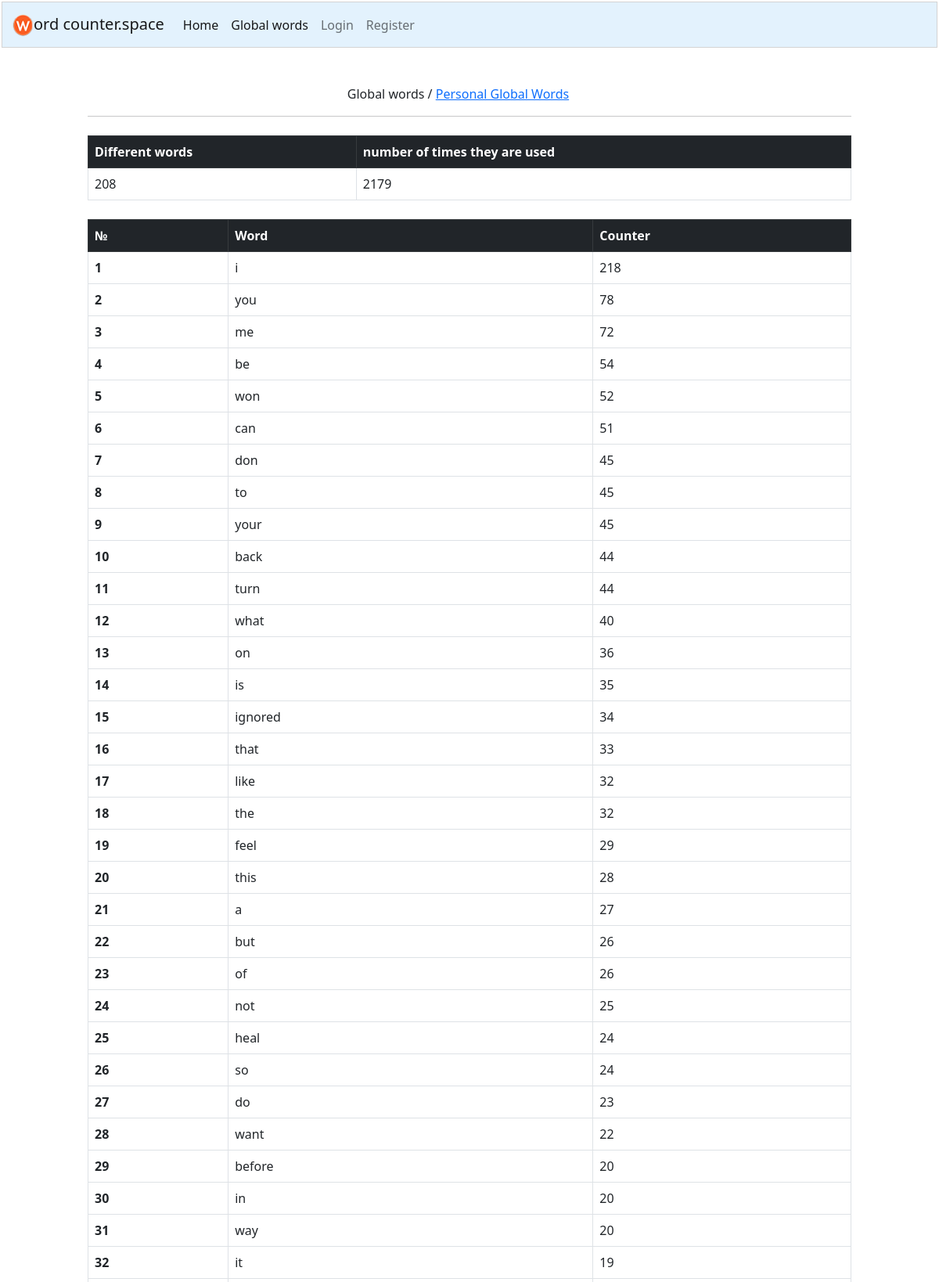
Page /global_words (upper part) on the committed database.
### words/models.py (models this page shows, shortened)
class Word(models.Model):
    word = models.CharField(max_length=150, unique=True)
    counter = models.IntegerField(default=0)   # кол-во раз это слово употребленно во всех текстах (не distinct)
    idf_ammount = models.IntegerField(default=1)  # уникальное (distinct) кол-во раз это слово встречается во всех документах
    idf = models.FloatField(default=0) # реальный idf вычесленный логарифрм

### words/views.py (the view)
# urls.py: path("global_words", views.global_words, name="global_words"),
def global_words(request):
    words = Word.objects.all().order_by('-counter', 'word')
    words_total_number = Word.objects.all().aggregate(Sum('counter'))
    return render(request, "words/global_words.html",{
        "words": words,
        "words_total_number": words_total_number,
    })

### words/templates/words/global_words.html (shortened to what this page needs)
{% extends "words/layout.html" %}
{% load static %}
{% block body %}
    <div class="container" style="width:1000px;">
        {{ message }}    <br>
        <div class="global_links" style="margin: auto; width: 32%;">
            Global words / <a href="{% url 'global_words_personal' %}">Personal Global Words</a>
        </div>
        <hr>
        <table class="table table-bordered mt-4">
            <thead class="table-dark">
                <tr>
                <th scope="col">Different words</th>
                <th scope="col">number of times they are used</th>
                </tr>
            </thead>
            <tbody>
                <tr>
                <td>{{words.count}}</th>
                <td>{{words_total_number.counter__sum}}</td>
                </tr>
            </tbody>
        </table>
        <table class="table table-bordered mt-4">
            <thead class="table-dark">
                <tr>
                <th scope="col">№</th>
                <th scope="col">Word</th>
                <th scope="col">Counter</th>
                </tr>
            </thead>
            <tbody>
            {% for i in words %}
                <tr>
                <th scope="row">{{forloop.counter}}</th>
                <td>{{i.word}}</td>
                <td>{{ i.counter }}</td>
                </tr>
            {% endfor %}
            </tbody>
        </table>
    </div>
{% endblock body %}

### rows in the picture
Word: word "i", counter "218"
Word: word "you", counter "78"
Word: word "me", counter "72"
Word: word "be", counter "54"
Word: word "won", counter "52"
Word: word "can", counter "51"
Word: word "don", counter "45"
Word: word "to", counter "45"
Word: word "your", counter "45"
Word: word "back", counter "44"
Word: word "turn", counter "44"
Word: word "what", counter "40"
Word: word "on", counter "36"
Word: word "is", counter "35"
Word: word "ignored", counter "34"
Word: word "that", counter "33"
Word: word "like", counter "32"
Word: word "the", counter "32"
Word: word "feel", counter "29"
Word: word "this", counter "28"
Word: word "a", counter "27"
Word: word "but", counter "26"
Word: word "of", counter "26"
Word: word "not", counter "25"
Word: word "heal", counter "24"
Word: word "so", counter "24"
Word: word "do", counter "23"
Word: word "want", counter "22"
Word: word "before", counter "20"
Word: word "in", counter "20"
Word: word "way", counter "20"
Word: word "it", counter "19"

### other values in the picture
{{ words.count }} "208"
{{ words_total_number.counter__sum }} "2179"
